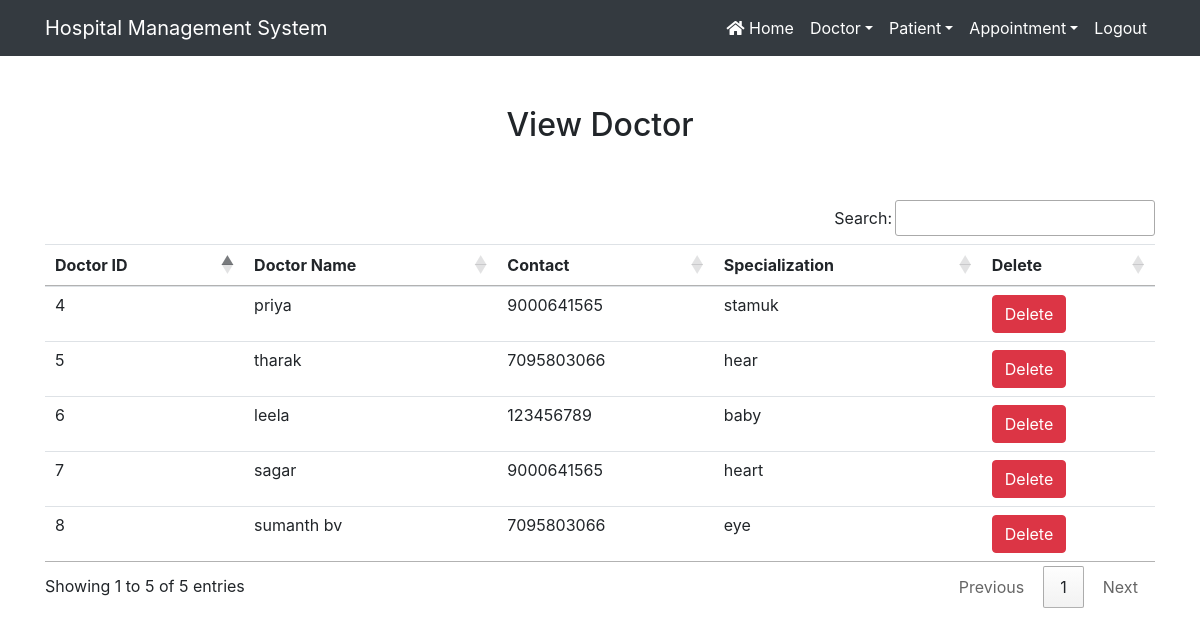
Page /view_doctor/ (signed in) on the earlier database version.
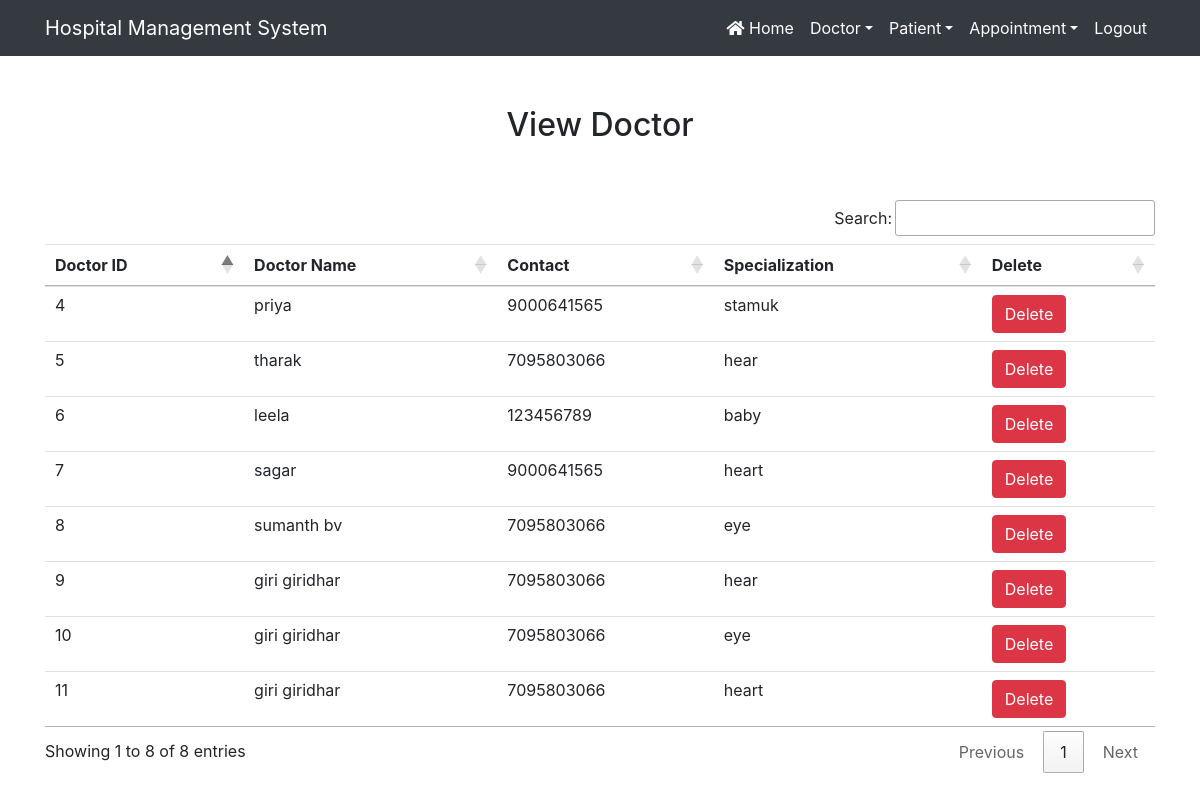
Same page on the later database version.
### Hospital/models.py (models this page shows, shortened)
class Doctor(models.Model):
    name = models.CharField(max_length=50)
    mobile = models.IntegerField()
    special = models.CharField(max_length=50)

### Hospital/views.py (the view)
# urls.py: path('view_doctor/', View_Doctor,name='view_doctor'),
def View_Doctor(request):
    if not request.user.is_staff:
        return redirect('login')
    doc = Doctor.objects.all()
    d = {'doc':doc}
    return render(request,'view_doctor.html',d)

### templates/view_doctor.html
{% extends 'navigationbar.html' %}
{% load static %}
{% block body %}
<div class="container" style = "margin-top: 50px">
<h2 class="text-center">View Doctor</h2>
<br><br>
<table class="table table-hover" id="example">
    <thead>
    <tr>
        <th>Doctor ID</th>
        <th>Doctor Name</th>
        <th>Contact</th>
        <th>Specialization</th>
        <th>Delete</th>
    </tr>
    </thead>
    <tbody>
    {% for i in doc %}
    <tr>
        <td>{{ i.id }}</td>
        <td>{{ i.name }}</td>
        <td>{{ i.mobile }}</td>
        <td>{{ i.special }}</td>
        <td><a href="{% url 'delete_doctor' i.id %}" onclick="return confirm('Are u really want to delete?')" class="btn btn-danger">Delete</a></td>
    </tr>
    {% endfor %}
    </tbody>
</table>
</div>
{% endblock %}

### templates/navigationbar.html (shortened to what this page needs)
<html>
<head>
    {% load static %}
  <link rel="stylesheet" href="https://maxcdn.bootstrapcdn.com/bootstrap/4.3.1/css/bootstrap.min.css">
  <link rel="stylesheet" href="https://use.fontawesome.com/releases/v5.6.3/css/all.css"></head>
<link rel="stylesheet" type ="text/css" href="{% static 'css/mystyle.css' %}">
<link rel="stylesheet" href="https://cdn.datatables.net/1.13.6/css/jquery.dataTables.min.css">
<link rel="stylesheet" href="https://cdn.datatables.net/buttons/2.4.1/css/buttons.dataTables.min.css">
</head>
<nav class="navbar navbar-expand-sm bg-dark navbar-dark">
    <div class="container">
<a class="navbar-brand" href="#">Hospital Management System</a>
    <div class="collapse navbar-collapse"  id="myMenu">
        <ul class="navbar-nav text-center ml-auto">
            {% if request.user.is_staff %}
                <li class="nav-item"><a class="nav-link" href="{% url 'home' %}"><i class="fas fa-home"></i> Home</a></li>
             <li class="nav-item dropdown"><a class="nav-link dropdown-toggle" data-toggle="dropdown" href="#">Doctor</a>
             </li>
                <li class="nav-item dropdown"><a class="nav-link dropdown-toggle" data-toggle="dropdown" href="#">Patient</a>
                </li>
                <li class="nav-item dropdown"><a class="nav-link dropdown-toggle" data-toggle="dropdown" href="#">Appointment</a>
             </li>
                <li class="nav-item"><a class="nav-link" href="{% url 'logout' %}">Logout</a></li>
            {% endif %}
        </ul>
    </div>
        </div>
</nav>
{% block body %}
{% endblock %}
</html>

### Hospital/static/css/mystyle.css (style rules this page uses)
.nav-link { color:white !important; }

Differences in the rows shown:
added Doctor: id "9", name "giri giridhar", mobile "7095803066", special "hear"
added Doctor: id "10", name "giri giridhar", mobile "7095803066", special "eye"
added Doctor: id "11", name "giri giridhar", mobile "7095803066", special "heart"
Other differences:
text written by a page script: "Search: Showing 1 to 5 of 5 entries Previous 1 Next" → "Search: Showing 1 to 8 of 8 entries Previous 1 Next"
